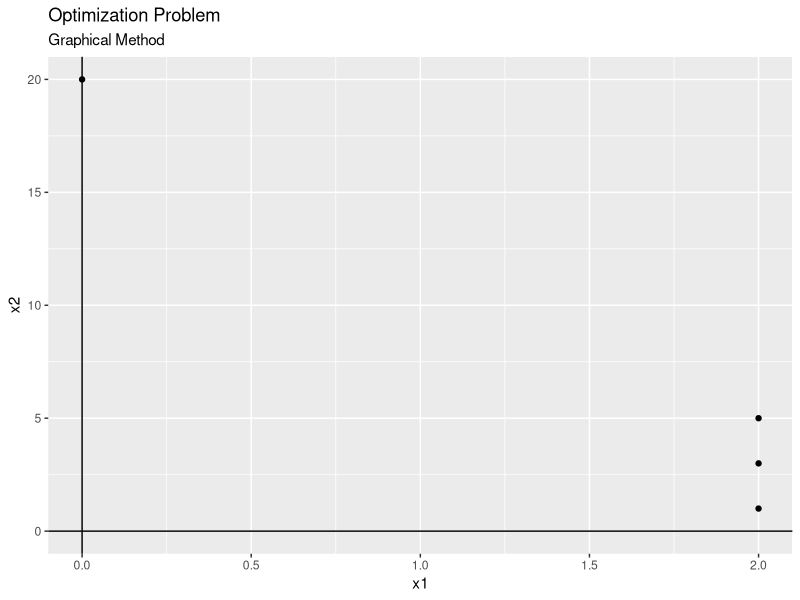

Generate this figure with R:
library(lpSolve)

objective <- c(4, 10)
constraints <- matrix(c(2, 1, 2, 5, 2, 3), nrow=3, byrow=TRUE)
signs <- c('<=', '<=', '<=')
rhs <- c(50, 100, 90)

res <- lp(
  objective.in = objective,
  const.mat = constraints,
  const.dir = signs,
  const.rhs = rhs,
  direction = 'max',
)

cons <- as.data.frame(t(res$constraints))[, c('V1', 'V2')]
colnames(cons) <- c('x', 'y')

sol <- as.data.frame(rbind(res$solution))
colnames(sol) <- c('x', 'y')

library(ggplot2)
p <- ggplot(data=as.data.frame(res$solution), aes(x = x, y = y)) +
  geom_vline(xintercept = 0) +
  geom_hline(yintercept = 0) +
  geom_point(data=sol) +
  geom_point(data=cons) +
  labs(
      title = 'Optimization Problem',
      subtitle = 'Graphical Method',
      x = 'x1',
      y = 'x2',
    )
print(p)
